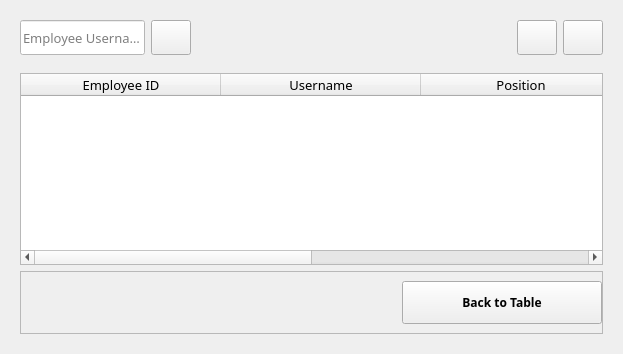
                    <widget class="QWidget" name="tab_3">
                     <attribute name="title">
                      <string>All Employees</string>
                     </attribute>
                     <layout class="QGridLayout" name="gridLayout_57">
                      <item row="0" column="0">
                       <widget class="QWidget" name="widget_71" native="true">
                        <layout class="QVBoxLayout" name="verticalLayout_35">
                         <property name="spacing">
                          <number>0</number>
                         </property>
                         <property name="leftMargin">
                          <number>0</number>
                         </property>
                         <property name="topMargin">
                          <number>0</number>
                         </property>
                         <property name="rightMargin">
                          <number>0</number>
                         </property>
                         <property name="bottomMargin">
                          <number>0</number>
                         </property>
                         <item>
                          <widget class="QWidget" name="widget_72" native="true">
                           <layout class="QHBoxLayout" name="horizontalLayout_28">
                            <item>
                             <widget class="QLineEdit" name="lineEdit_3">
                              <property name="minimumSize">
                               <size>
                                <width>0</width>
                                <height>35</height>
                               </size>
                              </property>
                              <property name="font">
                               <font>
                                <family>Century Gothic</family>
                                <pointsize>10</pointsize>
                               </font>
                              </property>
                              <property name="styleSheet">
                               <string notr="true">background-color: rgb(255, 255, 255);</string>
                              </property>
                              <property name="placeholderText">
                               <string>Employee Username</string>
                              </property>
                             </widget>
                            </item>
                            <item>
                             <widget class="QPushButton" name="btnSsearch_2">
                              <property name="minimumSize">
                               <size>
                                <width>40</width>
                                <height>35</height>
                               </size>
                              </property>
                              <property name="maximumSize">
                               <size>
                                <width>50</width>
                                <height>16777215</height>
                               </size>
                              </property>
                              <property name="text">
                               <string/>
                              </property>
                              <property name="icon">
                               <iconset>
                                <normaloff>search.svg</normaloff>search.svg</iconset>
                              </property>
                             </widget>
                            </item>
                            <item>
                             <spacer name="horizontalSpacer_10">
                              <property name="orientation">
                               <enum>Qt::Horizontal</enum>
                              </property>
                              <property name="sizeHint" stdset="0">
                               <size>
                                <width>320</width>
                                <height>20</height>
                               </size>
                              </property>
                             </spacer>
                            </item>
                            <item>
                             <widget class="QPushButton" name="btnSupdateuser">
                              <property name="minimumSize">
                               <size>
                                <width>40</width>
                                <height>35</height>
                               </size>
                              </property>
                              <property name="maximumSize">
                               <size>
                                <width>50</width>
                                <height>16777215</height>
                               </size>
                              </property>
                              <property name="text">
                               <string/>
                              </property>
                              <property name="icon">
                               <iconset>
                                <normaloff>edit_icon.png</normaloff>edit_icon.png</iconset>
                              </property>
                             </widget>
                            </item>
                            <item>
                             <widget class="QPushButton" name="btnSdelete">
                              <property name="minimumSize">
                               <size>
                                <width>40</width>
                                <height>35</height>
                               </size>
                              </property>
                              <property name="maximumSize">
                               <size>
                                <width>50</width>
                                <height>16777215</height>
                               </size>
                              </property>
                              <property name="text">
                               <string/>
                              </property>
                              <property name="icon">
                               <iconset>
                                <normaloff>delete_icon.png</normaloff>delete_icon.png</iconset>
                              </property>
                             </widget>
                            </item>
                           </layout>
                          </widget>
                         </item>
                         <item>
                          <widget class="QWidget" name="widget_73" native="true">
                           <layout class="QVBoxLayout" name="verticalLayout_36">
                            <item>
                             <widget class="QTableWidget" name="tblInfoEmployees">
                              <property name="font">
                               <font>
                                <family>Century Gothic</family>
                                <pointsize>10</pointsize>
                               </font>
                              </property>
                              <attribute name="horizontalHeaderDefaultSectionSize">
                               <number>200</number>
                              </attribute>
                              <attribute name="horizontalHeaderStretchLastSection">
                               <bool>true</bool>
                              </attribute>
                              <column>
                               <property name="text">
                                <string>Employee ID</string>
                               </property>
                              </column>
                              <column>
                               <property name="text">
                                <string>Username</string>
                               </property>
                              </column>
                              <column>
                               <property name="text">
                                <string>Position</string>
                               </property>
                              </column>
                              <column>
                               <property name="text">
                                <string>Schedule</string>
                               </property>
                              </column>
                             </widget>
                            </item>
                            <item>
                             <widget class="QWidget" name="widget_74" native="true">
                              <layout class="QVBoxLayout" name="verticalLayout_37">
                               <property name="spacing">
                                <number>0</number>
                               </property>
                               <property name="leftMargin">
                                <number>0</number>
                               </property>
                               <property name="topMargin">
                                <number>0</number>
                               </property>
                               <property name="rightMargin">
                                <number>0</number>
                               </property>
                               <property name="bottomMargin">
                                <number>0</number>
                               </property>
                               <item>
                                <widget class="QFrame" name="frame_22">
                                 <property name="frameShape">
                                  <enum>QFrame::StyledPanel</enum>
                                 </property>
                                 <property name="frameShadow">
                                  <enum>QFrame::Raised</enum>
                                 </property>
                                 <layout class="QGridLayout" name="gridLayout_58">
                                  <property name="leftMargin">
                                   <number>0</number>
                                  </property>
                                  <property name="rightMargin">
                                   <number>0</number>
                                  </property>
                                  <item row="0" column="0">
                                   <widget class="QWidget" name="widget_75" native="true">
                                    <layout class="QHBoxLayout" name="horizontalLayout_29">
                                     <property name="spacing">
                                      <number>15</number>
                                     </property>
                                     <property name="leftMargin">
                                      <number>0</number>
                                     </property>
                                     <property name="topMargin">
                                      <number>0</number>
                                     </property>
                                     <property name="rightMargin">
                                      <number>0</number>
                                     </property>
                                     <property name="bottomMargin">
                                      <number>0</number>
                                     </property>
                                     <item>
                                      <spacer name="horizontalSpacer_5">
                                       <property name="orientation">
                                        <enum>Qt::Horizontal</enum>
                                       </property>
                                       <property name="sizeHint" stdset="0">
                                        <size>
                                         <width>300</width>
                                         <height>20</height>
                                        </size>
                                       </property>
                                      </spacer>
                                     </item>
                                    </layout>
                                   </widget>
                                  </item>
                                  <item row="0" column="1">
                                   <widget class="QPushButton" name="btnEMbacktbl">
                                    <property name="sizePolicy">
                                     <sizepolicy hsizetype="MinimumExpanding" vsizetype="Fixed">
                                      <horstretch>0</horstretch>
                                      <verstretch>0</verstretch>
                                     </sizepolicy>
                                    </property>
                                    <property name="minimumSize">
                                     <size>
                                      <width>200</width>
                                      <height>43</height>
                                     </size>
                                    </property>
                                    <property name="maximumSize">
                                     <size>
                                      <width>200</width>
                                      <height>16777215</height>
                                     </size>
                                    </property>
                                    <property name="font">
                                     <font>
                                      <family>Century Gothic</family>
                                      <pointsize>9</pointsize>
                                      <weight>75</weight>
                                      <bold>true</bold>
                                     </font>
                                    </property>
                                    <property name="text">
                                     <string>Back to Table</string>
                                    </property>
                                   </widget>
                                  </item>
                                 </layout>
                                </widget>
                               </item>
                              </layout>
                             </widget>
                            </item>
                           </layout>
                          </widget>
                         </item>
                        </layout>
                       </widget>
                      </item>
                     </layout>
                    </widget>
